Frame 1 (no input): blank canvas, image omitted
Frame 60 (the mouse pressed at the canvas centre just before this capture): blank canvas, image omitted
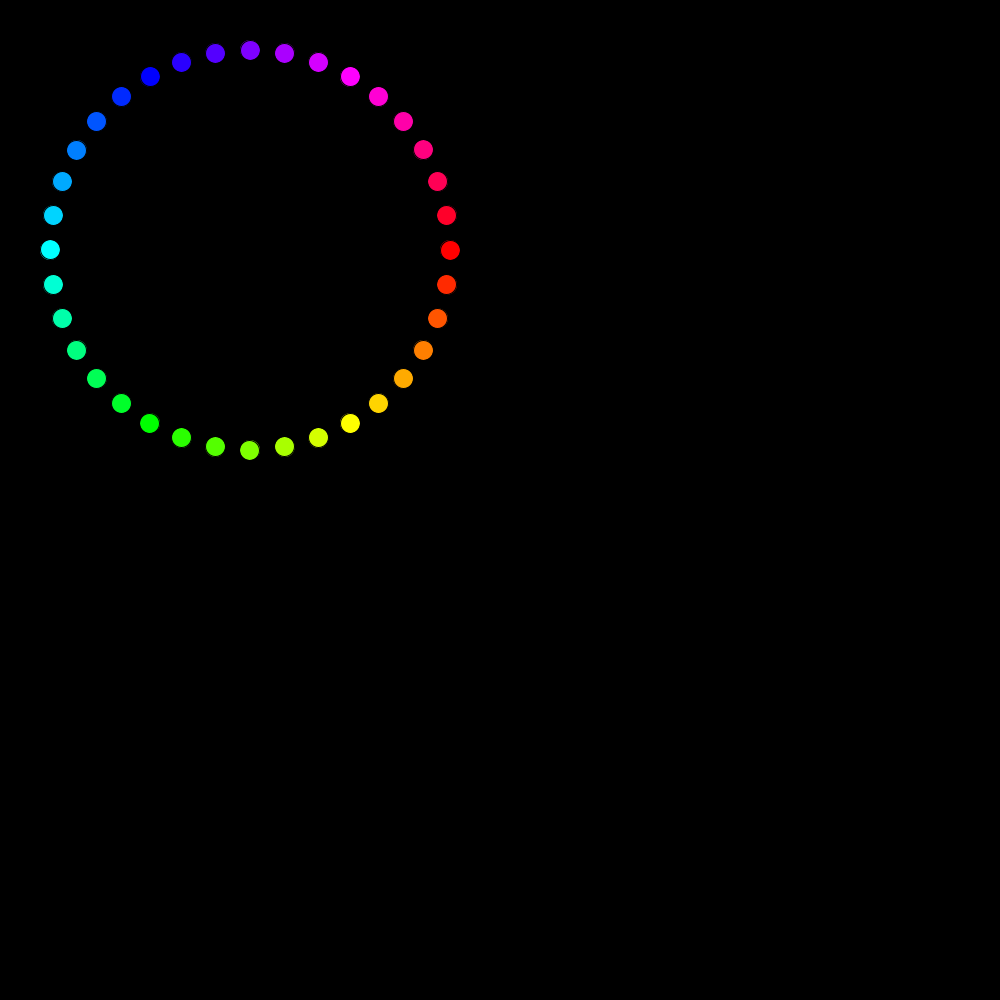
Frame 120 (the mouse held since frame 60 and released just before this capture)

The Processing sketch whose frames 1 and 60 were blank and that drew this single picture after the mouse press (run headless with seeded random() and noise(); from frame 60 on, the mouse is pressed at the canvas centre):

// Processing sketch: HSB___
// ── HSB___.pde
//HSB色空間テスト
void setup() {
  size(1000,1000);
  colorMode(HSB,360,100,100);//HSB色空間の利用
}

void draw() {
  background(0);
  for (int i = 0;i < 360; i+= 10) {
    fill(i,mouseX/5,mouseY/5);
    ellipse(cos(radians(i))*200+250,sin(radians(i))*200+250,20,20);
  }
  
}
